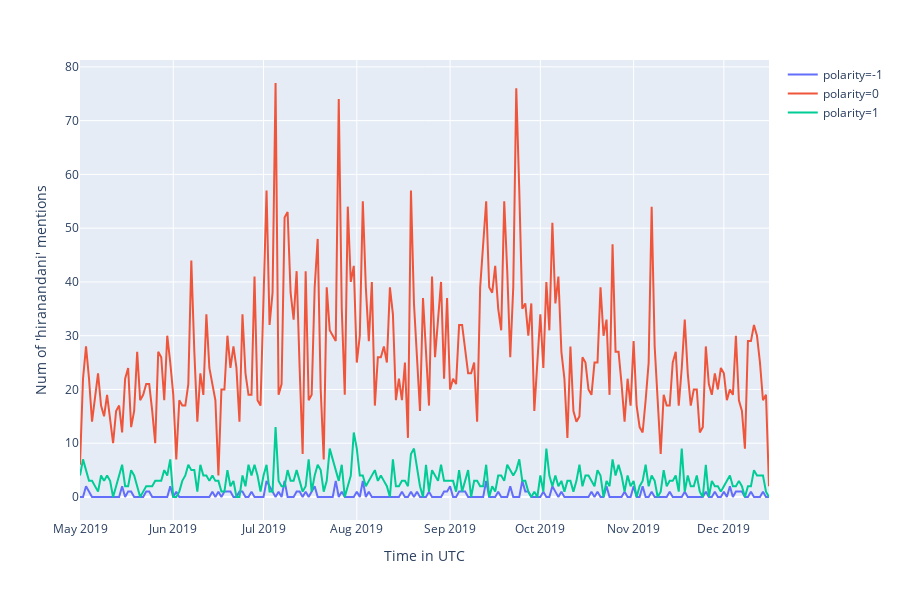

Notebook source saved alongside this figure:
### Code cell
# -*- coding: utf-8 -*-
"""
Created on Thu Dec 12 09:57:24 2019

@author: Parth
"""
import psycopg2
import active
import pickle
import mysql.connector
import pandas as pd
import time
import itertools
import math
import seaborn as sns
import matplotlib.pyplot as plt
import matplotlib as mpl
import plotly.express as px
import datetime
from IPython.display import clear_output
import plotly.offline as py
import plotly.graph_objs as go
from plotly.subplots import make_subplots
import tweepy
import numpy as np
import re
import nltk
from nltk.probability import FreqDist
from nltk.tokenize import word_tokenize
from nltk.corpus import stopwords
from textblob import TextBlob

query_word='Hira'
word=['hiranandani']
query = "SELECT id, username,tweet_text, created_at,polarity FROM {}".format(word[0])


try:     
    conn = psycopg2.connect(database=query_word, user = "postgres", password = "parth123n@#*", host = "127.0.0.1", port = "5432")
except:
    print("Create database first")

df = pd.read_sql(query, con=conn)




#
# Clean and transform data to enable time series
result = df.groupby([pd.Grouper(key='created_at', freq='1D'), 'polarity']).count().unstack(fill_value=0).stack().reset_index()

#result = df.groupby([pd.Grouper(key='Time'), 'polarity']).count().unstack(fill_value=0).stack().reset_index()
#result['created_at'] = pd.to_datetime(result['created_at']).apply(lambda x: x.strftime('%m-%d %H:%M'))
#result = df
result = result.rename(columns={"id": "Num of '{}' mentions".format(word[0]), "created_at":"Time in UTC"})
time_series = result["Time in UTC"][result['polarity']==0].reset_index(drop=True)
fig = px.line(result, x='Time in UTC', y="Num of '{}' mentions".format(word[0]), color='polarity')
fig.show()
time.sleep(60)

#fig = px.line(result, x='Time in UTC', y="Num of '{}' mentions".format(settings.TRACK_WORDS[0]), color='polarity')
#fig.show()
#time.sleep(60)



content = ' '.join(df["tweet_text"])
content = re.sub(r"http\S+", "", content)
content = content.replace('RT ', ' ').replace('&amp;', 'and')
content = re.sub('[^A-Za-z0-9]+', ' ', content)
content = content.lower()

tokenized_word = word_tokenize(content)
stop_words=set(stopwords.words("english"))
filtered_sent=[]
for w in tokenized_word:
    if w not in stop_words:
        filtered_sent.append(w)
fdist = FreqDist(filtered_sent)
fd = pd.DataFrame(fdist.most_common(10), columns = ["Word","Frequency"]).drop([0]).reindex()

y2=fd['Frequency']
x2=fd['Word']

x1=list(x2)
x1.remove('n')
x=pd.Series(x1)

y1=list(y2)
y3=y1[1:]
y=pd.Series(y3)

index=np.arange(len(x))
plt.bar(index,y)
plt.xlabel('Words',fontsize=10)
plt.ylabel('Frequency',fontsize=10)
plt.xticks(index,x,fontsize=10,rotation=30)
plt.show()

### Figure 1 — Plotly figure (JSON) as saved in the notebook; plotly's stock layout.template omitted (floating-point values rounded to 4 significant figures; data arrays with more than 128 entries replaced by an {"elided": "..."} marker saying what was removed)
{"data": [{"hoverlabel": {"namelength": 0}, "hovertemplate": "polarity=-1<br>Time in UTC=%{x}<br>Num of 'hiranandani' mentions=%{y}", "legendgroup": "polarity=-1", "line": {"color": "#636efa", "dash": "solid"}, "mode": "lines", "name": "polarity=-1", "showlegend": true, "type": "scatter", "x": {"elided": "230 str values"}, "xaxis": "x", "y": {"elided": "230 int values"}, "yaxis": "y"}, {"hoverlabel": {"namelength": 0}, "hovertemplate": "polarity=0<br>Time in UTC=%{x}<br>Num of 'hiranandani' mentions=%{y}", "legendgroup": "polarity=0", "line": {"color": "#EF553B", "dash": "solid"}, "mode": "lines", "name": "polarity=0", "showlegend": true, "type": "scatter", "x": {"elided": "230 str values"}, "xaxis": "x", "y": {"elided": "230 int values"}, "yaxis": "y"}, {"hoverlabel": {"namelength": 0}, "hovertemplate": "polarity=1<br>Time in UTC=%{x}<br>Num of 'hiranandani' mentions=%{y}", "legendgroup": "polarity=1", "line": {"color": "#00cc96", "dash": "solid"}, "mode": "lines", "name": "polarity=1", "showlegend": true, "type": "scatter", "x": {"elided": "230 str values"}, "xaxis": "x", "y": {"elided": "230 int values"}, "yaxis": "y"}], "layout": {"height": 600, "legend": {"tracegroupgap": 0}, "margin": {"t": 60}, "xaxis": {"anchor": "y", "domain": [0, 1], "title": {"text": "Time in UTC"}}, "yaxis": {"anchor": "x", "domain": [0, 1], "title": {"text": "Num of 'hiranandani' mentions"}}}}
